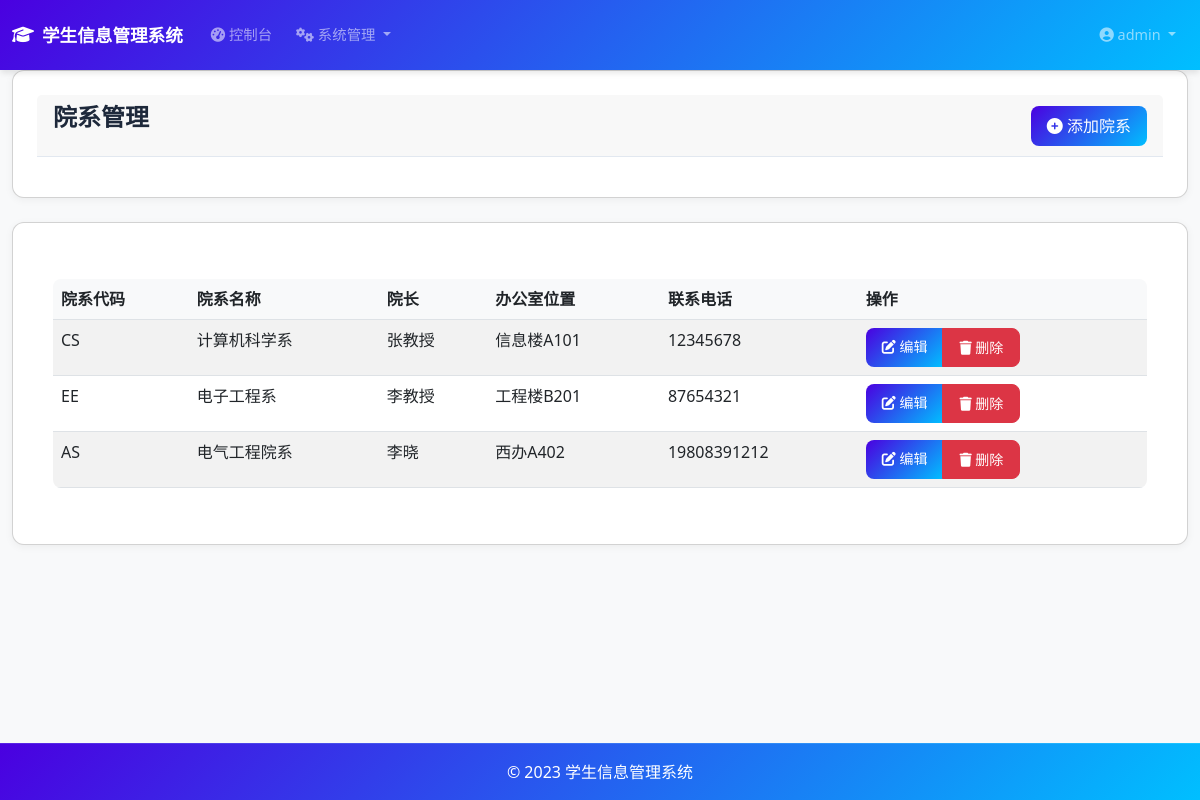
The page /admin/departments (signed in) on the database its author committed.
### models.py (models this page shows, shortened)
class User(UserMixin, db.Model):
    id = db.Column(db.Integer, primary_key=True)
    username = db.Column(db.String(80), unique=True, nullable=False)
    email = db.Column(db.String(120), unique=True, nullable=False)
    password_hash = db.Column(db.String(128))
    is_admin = db.Column(db.Boolean, default=False)
    created_at = db.Column(db.DateTime, default=datetime.utcnow)
    student_info = db.relationship('Student', backref='user', uselist=False)

class Department(db.Model):
    id = db.Column(db.Integer, primary_key=True)
    dept_code = db.Column(db.String(20), unique=True, nullable=False)
    dept_name = db.Column(db.String(100), nullable=False)
    dean = db.Column(db.String(50))
    office_location = db.Column(db.String(100))
    phone = db.Column(db.String(20))

### app.py (the view)
@app.route('/admin/departments')
@login_required
def list_departments():
    if not current_user.is_admin:
        abort(403)
    departments = Department.query.all()
    return render_template('departments/list.html', departments=departments)

### app.py (called while the page is built)
@login_manager.user_loader
def load_user(user_id):
    if user_id is not None:
        return User.query.get(int(user_id))
    return None

### templates/departments/list.html (shortened to what this page needs)
{% extends "base.html" %}
{% block content %}
<div class="card mb-4">
    <div class="card-header d-flex justify-content-between align-items-center">
        <h1>院系管理</h1>
        <div>
            <a href="{{ url_for('create_department') }}" class="btn btn-primary">
                <i class="fas fa-plus-circle"></i> 添加院系
            </a>
        </div>
    </div>
</div>
<div class="card">
    <div class="card-body">
        {% if departments %}
        <div class="table-responsive">
            <table class="table table-striped table-hover">
                <thead>
                    <tr>
                        <th>院系代码</th>
                        <th>院系名称</th>
                        <th>院长</th>
                        <th>办公室位置</th>
                        <th>联系电话</th>
                        <th>操作</th>
                    </tr>
                </thead>
                <tbody>
                    {% for dept in departments %}
                    <tr>
                        <td>{{ dept.dept_code }}</td>
                        <td>{{ dept.dept_name }}</td>
                        <td>{{ dept.dean or '-' }}</td>
                        <td>{{ dept.office_location or '-' }}</td>
                        <td>{{ dept.phone or '-' }}</td>
                        <td>
                            <div class="btn-group" role="group">
                                <a href="{{ url_for('edit_department', dept_id=dept.id) }}" class="btn btn-primary btn-sm">
                                    <i class="fas fa-edit"></i> 编辑
                                </a>
                                <button type="button" class="btn btn-danger btn-sm" data-bs-toggle="modal" data-bs-target="#deleteModal{{ dept.id }}">
                                    <i class="fas fa-trash"></i> 删除
                                </button>
                            </div>
                        </td>
                    </tr>
                    {% endfor %}
                </tbody>
            </table>
        </div>
        {% else %}
        <div class="alert alert-info">
            <i class="fas fa-info-circle"></i> 暂无院系信息
        </div>
        {% endif %}
    </div>
</div>
{% endblock %}

### templates/base.html (shortened to what this page needs)
<!DOCTYPE html>
<html lang="zh-CN">
<head>
    <link href="https://cdn.jsdelivr.net/npm/bootstrap@5.3.0/dist/css/bootstrap.min.css" rel="stylesheet">
    <link rel="stylesheet" href="https://cdnjs.cloudflare.com/ajax/libs/font-awesome/6.4.0/css/all.min.css">
    <link rel="stylesheet" href="{{ url_for('static', filename='css/schedule.css') }}">
</head>
<body>
    <nav class="navbar navbar-expand-lg navbar-dark fixed-top">
        <div class="container-fluid">
            <a class="navbar-brand" href="{{ url_for('index') }}">
                <i class="fas fa-graduation-cap"></i> 学生信息管理系统
            </a>
            <div class="collapse navbar-collapse" id="navbarNav">
                <ul class="navbar-nav me-auto">
                    {% if current_user.is_authenticated %}
                        <li class="nav-item">
                            <a class="nav-link" href="{{ url_for('admin_dashboard') if current_user.is_admin else url_for('dashboard') }}">
                                <i class="fas fa-tachometer-alt"></i> 控制台
                            </a>
                        </li>
                        {% if current_user.is_admin %}
                        <li class="nav-item dropdown">
                            <a class="nav-link dropdown-toggle" href="#" id="adminDropdown" role="button" data-bs-toggle="dropdown" aria-expanded="false">
                                <i class="fas fa-cogs"></i> 系统管理
                            </a>
                        </li>
                        {% endif %}
                    {% endif %}
                </ul>
                <ul class="navbar-nav">
                    {% if current_user.is_authenticated %}
                        <li class="nav-item dropdown">
                            <a class="nav-link dropdown-toggle" href="#" id="userDropdown" role="button" data-bs-toggle="dropdown" aria-expanded="false">
                                <i class="fas fa-user-circle"></i> {{ current_user.username }}
                            </a>
                        </li>
                    {% endif %}
                </ul>
            </div>
        </div>
    </nav>
    <div class="container-fluid" style="padding-top: 70px;">
        {% block content %}{% endblock %}
    </div>
    <footer class="footer mt-auto py-3">
        <div class="container text-center">
            <span>© 2023 学生信息管理系统</span>
        </div>
    </footer>
</body>
</html>

### templates/base.html (style rules this page uses)
body { font-family: 'Segoe UI', sans-serif; background-color: #f8f9fa; margin: 0; padding: 0; }
.navbar { box-shadow: 0 4px 6px -1px rgba(0, 0, 0, 0.1); padding: 1rem 0; background: linear-gradient(135deg, #4a00e0, #00bfff) !important; margin-bottom: 10px; position: fixed; top: 0; width: 100%; z-index: 1030; }
.navbar-brand { font-weight: 700; font-size: 1.1rem; display: flex; align-items: center; gap: 0.5rem; }
.navbar-nav .nav-link { font-weight: 500; font-size: 0.9rem; transition: all 0.3s ease; border-radius: 0.5rem; margin: 0 0.25rem; }
.card { background: white; border-radius: 12px; padding: 1.5rem; box-shadow: 0 2px 8px rgba(0,0,0,0.05); margin-bottom: 1rem; }
.card-header { font-size: 1.5rem; font-weight: 600; margin-bottom: 1rem; padding-bottom: 0.5rem; border-bottom: 1px solid #e2e8f0; color: #1e293b; }
h1, h2, h3, h4, h5, h6 { font-size: 1.5rem; font-weight: 600; color: #1e293b; margin-bottom: 1rem; }
.table-responsive { margin-top: 1rem; }
.table { border-radius: 8px; overflow: hidden; }
.table th { background-color: #f8f9fa; font-weight: 600; }
.btn { border-radius: 8px; padding: 0.5rem 1rem; font-weight: 500; transition: all 0.3s ease; }
.btn-primary { background: linear-gradient(135deg, #4a00e0, #00bfff); border: none; }
.footer { position: fixed; bottom: 0; left: 0; width: 100%; padding: 20px 0; background: linear-gradient(135deg, #4a00e0, #00bfff); color: #ffffff; border-top: 1px solid rgba(255, 255, 255, 0.1); z-index: 10; }

### rows shown on the page
User: username "admin"
Department: dept_code "CS", dept_name "计算机科学系", dean "张教授", office_location "信息楼A101", phone "12345678"
Department: dept_code "EE", dept_name "电子工程系", dean "李教授", office_location "工程楼B201", phone "87654321"
Department: dept_code "AS", dept_name "电气工程院系", dean "李晓", office_location "西办A402", phone "19808391212"
